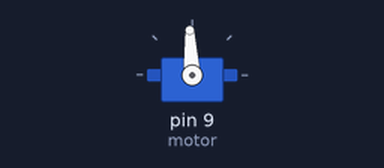
A sketch run on a simulated Arduino Uno, built with avr-gcc and run on an emulated ATmega328P. Shown: servo.

Above: at 3.6 s.
Timing chart, 0 to 5.1 s (numbered marks = the images above):
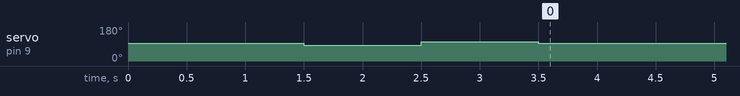

The sketch:

Servo_CenterSmallSwing_20261011.ino
```cpp
#include <Servo.h>

Servo motor;

void setup() {
  motor.attach(9);

  motor.writeMicroseconds(1500);  // 先回中
  delay(1500);

  motor.writeMicroseconds(1400);  // 向一侧小幅转动
  delay(1000);

  motor.writeMicroseconds(1600);  // 向另一侧小幅转动
  delay(1000);

  motor.writeMicroseconds(1500);  // 最后回中并保持
}

void loop() {
  // 不重复摆动
}
```

Measured:
- by itself, servo on pin 9 (motor): 93° → 83° at 1.5 s, → 102° 1.0 s later, → 93° 1.0 s later
